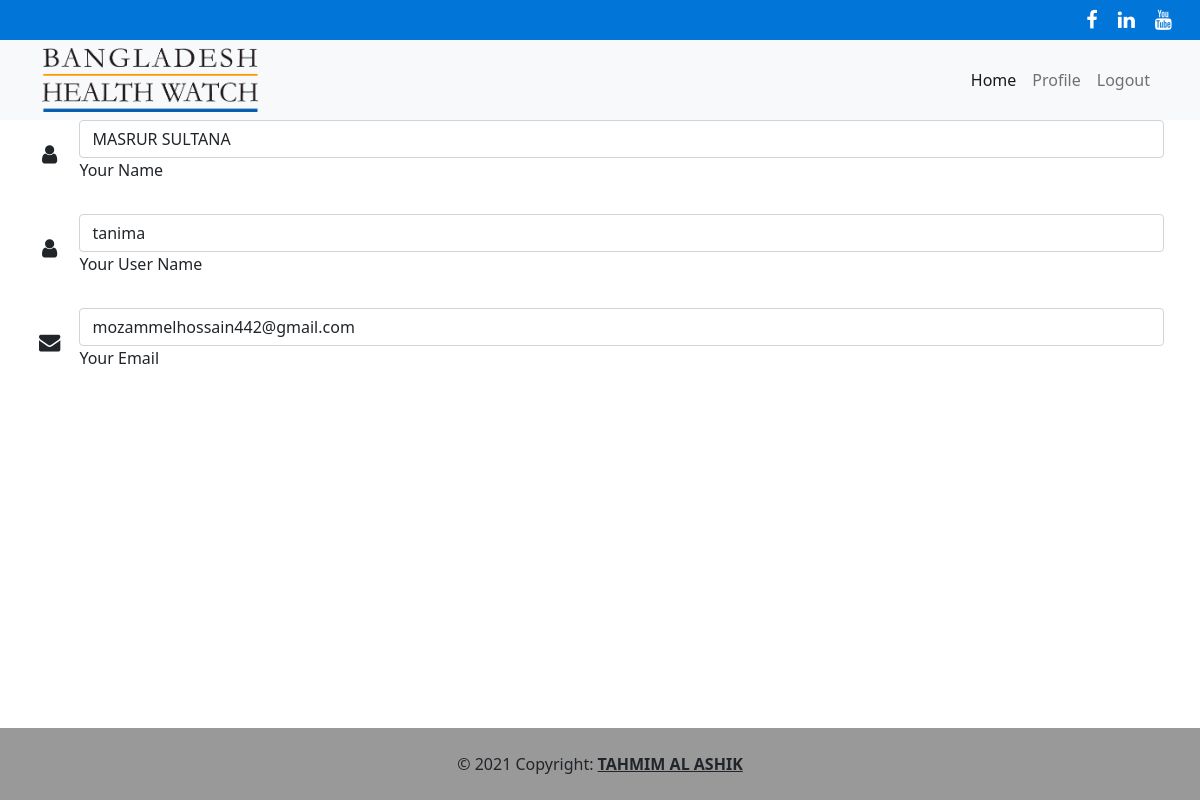
Page /profile.php?id=4 (signed in) on the committed database.
### tables this page shows
CREATE TABLE `users` (
  `id` int(11) NOT NULL,
  `name` varchar(255) NOT NULL,
  `username` varchar(255) NOT NULL,
  `email` varchar(255) NOT NULL,
  `password` varchar(255) NOT NULL
);

### library/User.php (called while the page is built, shortened)
<?php
include 'ProjectDatabase.php';
class User{
    private $db;
    public function __construct(){
        $this->db= new ProjectDatabase();
    }
    public function getUserById($id){
        $sql = "SELECT * FROM users WHERE id= :id LIMIT 1 ";
        $query = $this->db->pdo->prepare($sql);
        $query->bindValue(':id',$id);
         $query -> execute();
        $result = $query->fetch(PDO::FETCH_OBJ);
        return $result;
    }
}
?>

### library/ProjectDatabase.php (called while the page is built)
<?php
class ProjectDatabase{
    private $dbHost = "localhost";
    private $dbUser = "root";
    private $dbPass = "";
    private $dbName ="brac";
    public $pdo;
    public function __construct(){
        if(!isset($this->pdo)){
            try{
                $link = new PDO("mysql:host=".$this->dbHost.";dbname=".$this->dbName,$this->dbUser,$this->dbPass);
                $link->setAttribute(PDO::ATTR_ERRMODE,PDO::ERRMODE_EXCEPTION);
                $link->exec("SET CHARACTER SET utf8");
                $this-> pdo = $link;
            }catch (PDOException $e){
                echo"failed to connect with Database".$e->getMessage();
            }
        }
    }
}
?>

### profile.php (the view, shortened to what this page needs)
<?php
include 'library/user.php';
include "includes/header.php";
?>
<?php
if(isset($_GET['id'])){
    $userid = (int)$_GET['id'];
}
$user = new User();
?>
                                <?php
                                $userdata = $user ->getUserById($userid);
                                if($userdata){
                                ?>
                                <form class="mx-1 mx-md-4" action="" method="post">
                                    <div class="d-flex flex-row align-items-center mb-4">
                                        <i class="fa fa-user fa-lg me-3 fa-fw"></i>
                                        <div class="form-outline flex-fill mb-0">
                                            <input type="text" id="name" name="name" class="form-control" value="<?php echo $userdata->name;?>" />
                                            <label class="form-label" for="name">Your Name</label>
                                        </div>
                                    </div>
                                    <div class="d-flex flex-row align-items-center mb-4">
                                        <i class="fa fa-user fa-lg me-3 fa-fw"></i>
                                        <div class="form-outline flex-fill mb-0">
                                            <input type="text" id="username"  name="username" class="form-control" value="<?php echo $userdata->username;?>" />
                                            <label class="form-label" for="username">Your User Name</label>
                                        </div>
                                    </div>
                                    <div class="d-flex flex-row align-items-center mb-4">
                                        <i class="fa fa-envelope fa-lg me-3 fa-fw"></i>
                                        <div class="form-outline flex-fill mb-0">
                                            <input type="email" id="email" name="email" class="form-control" value="<?php echo $userdata->email;?>" />
                                            <label class="form-label" for="email">Your Email</label>
                                        </div>
                                    </div>
                                </form>
                                <?php
                                }
                                ?>
                            </div>
<br>
<br>
<br>
<br>
<?php
include "includes/footer.php"
?>

### rows in the picture
users: name "MASRUR SULTANA", username "tanima", email "mozammelhossain442@gmail.com"
